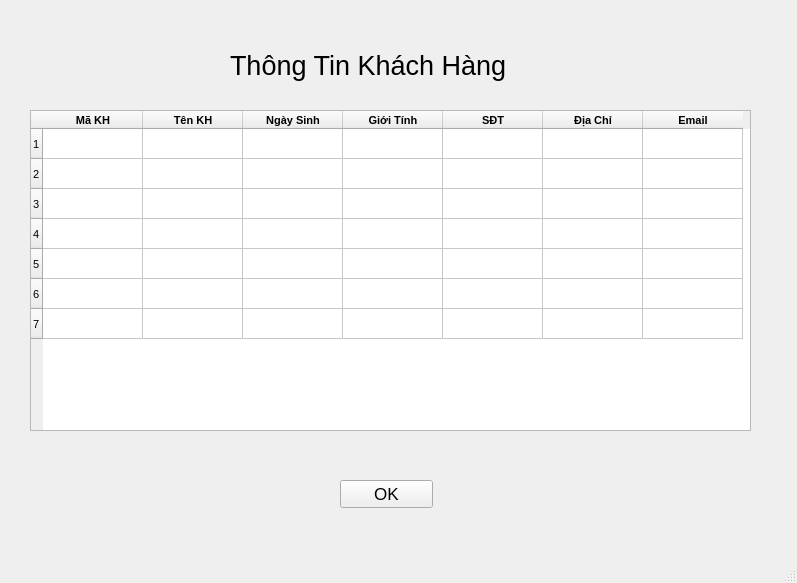
<?xml version="1.0" encoding="UTF-8"?>
<ui version="4.0">
 <class>MainWindow</class>
 <widget class="QMainWindow" name="MainWindow">
  <property name="geometry">
   <rect>
    <x>0</x>
    <y>0</y>
    <width>797</width>
    <height>583</height>
   </rect>
  </property>
  <property name="windowTitle">
   <string>MainWindow</string>
  </property>
  <widget class="QWidget" name="centralwidget">
   <widget class="QTableWidget" name="tbkh1">
    <property name="geometry">
     <rect>
      <x>30</x>
      <y>110</y>
      <width>721</width>
      <height>321</height>
     </rect>
    </property>
    <property name="font">
     <font>
      <pointsize>8</pointsize>
     </font>
    </property>
    <property name="rowCount">
     <number>7</number>
    </property>
    <property name="columnCount">
     <number>7</number>
    </property>
    <row/>
    <row/>
    <row/>
    <row/>
    <row/>
    <row/>
    <row/>
    <column>
     <property name="text">
      <string>Mã KH</string>
     </property>
     <property name="font">
      <font>
       <weight>75</weight>
       <bold>true</bold>
      </font>
     </property>
    </column>
    <column>
     <property name="text">
      <string>Tên KH</string>
     </property>
     <property name="font">
      <font>
       <weight>75</weight>
       <bold>true</bold>
      </font>
     </property>
    </column>
    <column>
     <property name="text">
      <string>Ngày Sinh</string>
     </property>
     <property name="font">
      <font>
       <weight>75</weight>
       <bold>true</bold>
      </font>
     </property>
    </column>
    <column>
     <property name="text">
      <string>Giới Tính</string>
     </property>
     <property name="font">
      <font>
       <weight>75</weight>
       <bold>true</bold>
      </font>
     </property>
    </column>
    <column>
     <property name="text">
      <string>SĐT</string>
     </property>
     <property name="font">
      <font>
       <weight>75</weight>
       <bold>true</bold>
      </font>
     </property>
    </column>
    <column>
     <property name="text">
      <string>Địa Chỉ</string>
     </property>
     <property name="font">
      <font>
       <weight>75</weight>
       <bold>true</bold>
      </font>
     </property>
    </column>
    <column>
     <property name="text">
      <string>Email</string>
     </property>
     <property name="font">
      <font>
       <weight>75</weight>
       <bold>true</bold>
      </font>
     </property>
    </column>
   </widget>
   <widget class="QLabel" name="label">
    <property name="geometry">
     <rect>
      <x>230</x>
      <y>40</y>
      <width>361</width>
      <height>51</height>
     </rect>
    </property>
    <property name="font">
     <font>
      <pointsize>20</pointsize>
     </font>
    </property>
    <property name="text">
     <string>Thông Tin Khách Hàng</string>
    </property>
   </widget>
   <widget class="QPushButton" name="btnokkh">
    <property name="geometry">
     <rect>
      <x>340</x>
      <y>480</y>
      <width>93</width>
      <height>28</height>
     </rect>
    </property>
    <property name="font">
     <font>
      <pointsize>13</pointsize>
     </font>
    </property>
    <property name="text">
     <string>OK</string>
    </property>
   </widget>
  </widget>
  <widget class="QMenuBar" name="menubar">
   <property name="geometry">
    <rect>
     <x>0</x>
     <y>0</y>
     <width>797</width>
     <height>26</height>
    </rect>
   </property>
  </widget>
  <widget class="QStatusBar" name="statusbar"/>
 </widget>
 <resources/>
 <connections/>
</ui>
